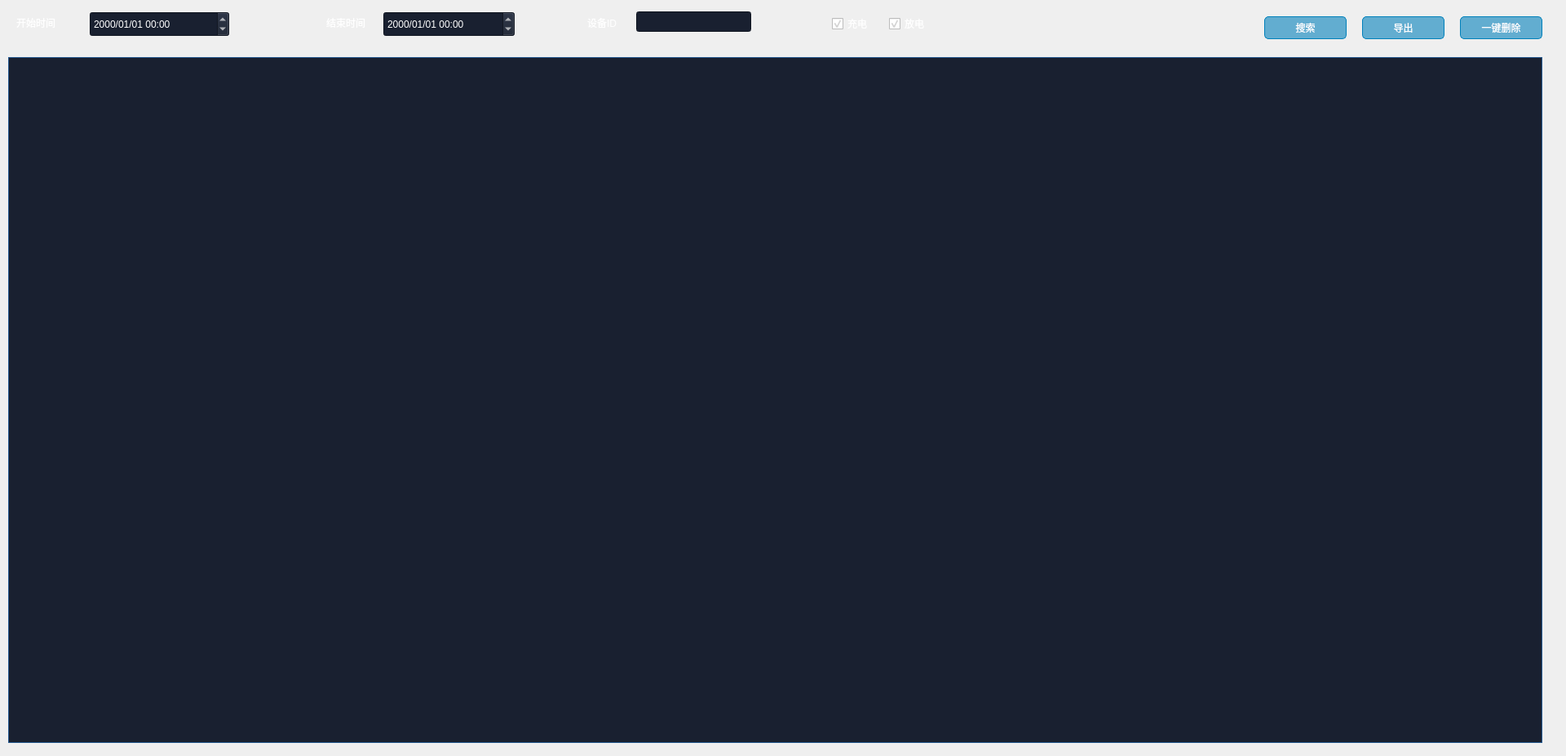
<?xml version="1.0" encoding="UTF-8"?>
<ui version="4.0">
 <class>ChargeAndDischargeRecordForm</class>
 <widget class="QWidget" name="ChargeAndDischargeRecordForm">
  <property name="geometry">
   <rect>
    <x>0</x>
    <y>0</y>
    <width>1920</width>
    <height>927</height>
   </rect>
  </property>
  <property name="windowTitle">
   <string>Form</string>
  </property>
  <property name="styleSheet">
   <string notr="true">QLabel,QCheckBox,QLineEdit,QDateTimeEdit{
	font: 11pt &quot;Microsoft YaHei UI&quot;;
	color: rgb(255, 255, 255);
}
QLineEdit,QDateTimeEdit{	
	background-color: rgb(25, 32, 48);
}
QPushButton {
	font: 11pt &quot;Microsoft YaHei UI&quot;;
    color: white;
    background-color: rgba(0, 128, 187, 150);
    border-radius: 5px;
    border: 1px solid #0080bb;
    padding: 5px;
}
QPushButton:hover {
    background-color: rgba(0, 255, 255, 200);
    color: black;
}
QPushButton:pressed {
    background-color: rgba(0, 200, 200, 255);
}</string>
  </property>
  <widget class="QLabel" name="label_2">
   <property name="geometry">
    <rect>
     <x>720</x>
     <y>20</y>
     <width>51</width>
     <height>16</height>
    </rect>
   </property>
   <property name="text">
    <string>设备ID</string>
   </property>
  </widget>
  <widget class="QDateTimeEdit" name="dtt_st">
   <property name="geometry">
    <rect>
     <x>110</x>
     <y>14</y>
     <width>171</width>
     <height>31</height>
    </rect>
   </property>
   <property name="displayFormat">
    <string>yyyy/MM/dd HH:mm</string>
   </property>
  </widget>
  <widget class="QLabel" name="label_3">
   <property name="geometry">
    <rect>
     <x>20</x>
     <y>20</y>
     <width>61</width>
     <height>16</height>
    </rect>
   </property>
   <property name="text">
    <string>开始时间</string>
   </property>
  </widget>
  <widget class="QLabel" name="label_4">
   <property name="geometry">
    <rect>
     <x>400</x>
     <y>20</y>
     <width>61</width>
     <height>16</height>
    </rect>
   </property>
   <property name="text">
    <string>结束时间</string>
   </property>
  </widget>
  <widget class="QLineEdit" name="lineEdit">
   <property name="geometry">
    <rect>
     <x>780</x>
     <y>14</y>
     <width>141</width>
     <height>25</height>
    </rect>
   </property>
  </widget>
  <widget class="QCheckBox" name="cbx_fd">
   <property name="geometry">
    <rect>
     <x>1090</x>
     <y>20</y>
     <width>61</width>
     <height>18</height>
    </rect>
   </property>
   <property name="text">
    <string>放电</string>
   </property>
   <property name="checked">
    <bool>true</bool>
   </property>
  </widget>
  <widget class="QDateTimeEdit" name="dtt_et">
   <property name="geometry">
    <rect>
     <x>470</x>
     <y>14</y>
     <width>161</width>
     <height>31</height>
    </rect>
   </property>
   <property name="displayFormat">
    <string>yyyy/MM/dd HH:mm</string>
   </property>
  </widget>
  <widget class="QCheckBox" name="cbx_cd">
   <property name="geometry">
    <rect>
     <x>1020</x>
     <y>20</y>
     <width>61</width>
     <height>18</height>
    </rect>
   </property>
   <property name="text">
    <string>充电</string>
   </property>
   <property name="checked">
    <bool>true</bool>
   </property>
  </widget>
  <widget class="QPushButton" name="btn_search">
   <property name="geometry">
    <rect>
     <x>1550</x>
     <y>20</y>
     <width>101</width>
     <height>28</height>
    </rect>
   </property>
   <property name="minimumSize">
    <size>
     <width>0</width>
     <height>28</height>
    </size>
   </property>
   <property name="text">
    <string>搜索</string>
   </property>
   <property name="icon">
    <iconset theme="QIcon::ThemeIcon::SystemSearch"/>
   </property>
   <property name="iconSize">
    <size>
     <width>28</width>
     <height>16</height>
    </size>
   </property>
  </widget>
  <widget class="QPushButton" name="btn_delete">
   <property name="geometry">
    <rect>
     <x>1790</x>
     <y>20</y>
     <width>101</width>
     <height>28</height>
    </rect>
   </property>
   <property name="minimumSize">
    <size>
     <width>100</width>
     <height>28</height>
    </size>
   </property>
   <property name="text">
    <string>一键删除</string>
   </property>
   <property name="icon">
    <iconset theme="QIcon::ThemeIcon::EditClear"/>
   </property>
   <property name="iconSize">
    <size>
     <width>28</width>
     <height>16</height>
    </size>
   </property>
  </widget>
  <widget class="QPushButton" name="btn_out_excel">
   <property name="geometry">
    <rect>
     <x>1670</x>
     <y>20</y>
     <width>101</width>
     <height>28</height>
    </rect>
   </property>
   <property name="minimumSize">
    <size>
     <width>0</width>
     <height>28</height>
    </size>
   </property>
   <property name="text">
    <string>导出</string>
   </property>
   <property name="icon">
    <iconset theme="QIcon::ThemeIcon::DocumentSave"/>
   </property>
   <property name="iconSize">
    <size>
     <width>28</width>
     <height>16</height>
    </size>
   </property>
  </widget>
  <widget class="QTableWidget" name="tableWidget">
   <property name="geometry">
    <rect>
     <x>10</x>
     <y>70</y>
     <width>1881</width>
     <height>841</height>
    </rect>
   </property>
   <property name="styleSheet">
    <string notr="true">QTableWidget
{
background-color: rgb(25, 32, 48);
color: rgb(255, 255, 255);
border: 1px solid #255990;
}
QHeaderView::section 
{
background-color: rgb(37, 89, 144);
color: white;
}</string>
   </property>
   <property name="dragDropOverwriteMode">
    <bool>false</bool>
   </property>
   <property name="selectionMode">
    <enum>QAbstractItemView::MultiSelection</enum>
   </property>
  </widget>
 </widget>
 <resources/>
 <connections/>
</ui>
